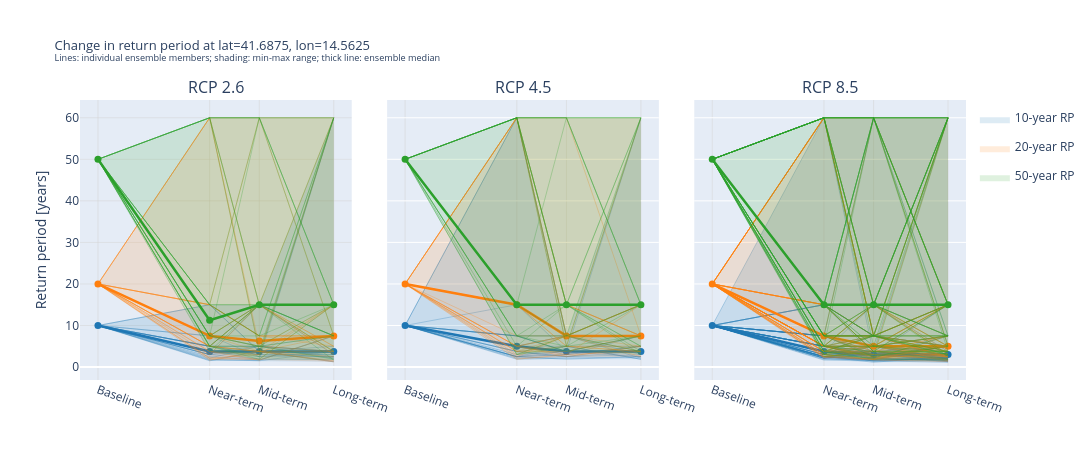

Notebook code for this chart:
### Markdown cell above
### Local changes

The following plots focus on the sample grid point and show how the return period and event likelihood change from the historical baseline to each future time horizon, for all three RCP scenarios and all ensemble members.

### Code cell
# -- Plot A: Return period timeseries at the sample grid point --
# X-axis: period midpoints (baseline + 3 future periods)
# Y-axis: return period in years; each line = one ensemble member
# Color: return period category (10, 20, 50 years)

rp_ts = [10, 20, 50]
rp_hex   = {10: '#1f77b4', 20: '#ff7f0e', 50: '#2ca02c'}
rp_alpha = {10: 'rgba(31,119,180,0.15)', 20: 'rgba(255,127,14,0.15)', 50: 'rgba(44,160,44,0.15)'}

period_x = {
    'Historical':            (baseline_start + baseline_end) / 2,
    'Near-term (2021-2050)': (2021 + 2050) / 2,
    'Mid-term (2041-2070)':  (2041 + 2070) / 2,
    'Long-term (2071-2100)': (2071 + 2100) / 2,
}
future_period_names = list(future_periods.keys())

# Subset future data to the sample grid point; cap very long future RPs for display
sample_fp = future_rp_df[
    (future_rp_df['lat'] == sample_lat) &
    (future_rp_df['lon'] == sample_lon)
].copy()
sample_fp['future_rp_disp'] = sample_fp['future_rp'].clip(upper=500)

fig = make_subplots(
    rows=1, cols=3,
    subplot_titles=[rcp_labels[r] for r in rcps],
    shared_yaxes=True,
    horizontal_spacing=0.04,
)

for col_idx, rcp in enumerate(rcps, start=1):
    rcp_data = sample_fp[sample_fp['rcp'] == rcp]

    for rp_val in rp_ts:
        rp_data_rp = rcp_data[rcp_data['return_period'] == rp_val]
        members    = rp_data_rp['member_id'].unique()

        all_series = []
        for member in members:
            m = rp_data_rp[rp_data_rp['member_id'] == member].set_index('period')['future_rp_disp']
            y_future = [m.get(p, np.nan) for p in future_period_names]
            y_line   = [float(rp_val)] + y_future
            x_line   = [period_x['Historical']] + [period_x[p] for p in future_period_names]
            all_series.append(y_line)

            fig.add_trace(go.Scatter(
                x=x_line, y=y_line,
                mode='lines',
                line=dict(color=rp_hex[rp_val], width=0.8),
                opacity=0.35,
                showlegend=False,
                hoverinfo='skip',
            ), row=1, col=col_idx)

        # Ensemble spread band
        arr    = np.array(all_series, dtype=float)
        ys_max = np.nanmax(arr, axis=0)
        ys_min = np.nanmin(arr, axis=0)
        ys_med = np.nanmedian(arr, axis=0)

        show_leg = (col_idx == 1)

        fig.add_trace(go.Scatter(
            x=x_line + x_line[::-1],
            y=list(ys_max) + list(ys_min[::-1]),
            fill='toself',
            fillcolor=rp_alpha[rp_val],
            line=dict(color='rgba(0,0,0,0)'),
            showlegend=show_leg,
            name=f'{rp_val}-year RP',
            legendgroup=str(rp_val),
            hoverinfo='skip',
        ), row=1, col=col_idx)

        # Median line
        fig.add_trace(go.Scatter(
            x=x_line, y=ys_med,
            mode='lines+markers',
            line=dict(color=rp_hex[rp_val], width=2.5),
            marker=dict(size=7),
            showlegend=False,
            legendgroup=str(rp_val),
            hovertemplate=f'{rp_val}-yr median: %{{y:.0f}} yr<extra></extra>',
        ), row=1, col=col_idx)

    fig.update_xaxes(
        tickmode='array',
        tickvals=list(period_x.values()),
        ticktext=['Baseline', 'Near-term', 'Mid-term', 'Long-term'],
        tickangle=20,
        showgrid=True, gridcolor='lightgrey', gridwidth=0.5,
        row=1, col=col_idx,
    )

fig.update_yaxes(
    title_text='Return period [years]',
    showgrid=True, gridcolor='lightgrey', gridwidth=0.5,
    row=1, col=1,
)
fig.update_layout(
    title=dict(
        text=(
            f'Change in return period at lat={sample_lat}, lon={sample_lon}<br>'
            f'<sup>Lines: individual ensemble members; shading: min-max range; '
            f'thick line: ensemble median</sup>'
        ),
        font=dict(size=13),
    ),
    legend=dict(x=1.01, y=0.99, xanchor='left', yanchor='top'),
    width=1100,
    height=460,
)
fig.show()
